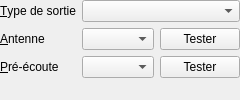
<?xml version="1.0" encoding="UTF-8"?>
<ui version="4.0">
 <class>CartesSon</class>
 <widget class="QWidget" name="CartesSon">
  <layout class="QFormLayout" name="formulaire">
   <property name="leftMargin">
    <number>0</number>
   </property>
   <property name="topMargin">
    <number>0</number>
   </property>
   <property name="rightMargin">
    <number>0</number>
   </property>
   <property name="bottomMargin">
    <number>0</number>
   </property>
   <item row="0" column="0">
    <widget class="QLabel" name="etiquette_sortie">
     <property name="text">
      <string>&amp;Type de sortie</string>
     </property>
     <property name="buddy">
      <cstring>sortie</cstring>
     </property>
    </widget>
   </item>
   <item row="0" column="1">
    <widget class="QComboBox" name="sortie">
     <property name="toolTip">
      <string>Le serveur audio par lequel passent l'antenne et la pré-écoute</string>
     </property>
    </widget>
   </item>
   <item row="1" column="0">
    <widget class="QLabel" name="etiquette_antenne">
     <property name="text">
      <string>&amp;Antenne</string>
     </property>
     <property name="buddy">
      <cstring>antenne</cstring>
     </property>
    </widget>
   </item>
   <item row="1" column="1">
    <layout class="QHBoxLayout" name="ligne_antenne">
     <item>
      <widget class="QComboBox" name="antenne">
       <property name="sizePolicy">
        <sizepolicy hsizetype="Expanding" vsizetype="Fixed">
         <horstretch>0</horstretch>
         <verstretch>0</verstretch>
        </sizepolicy>
       </property>
       <property name="toolTip">
        <string>La carte son sur laquelle Machin player diffuse l'antenne</string>
       </property>
      </widget>
     </item>
     <item>
      <widget class="QPushButton" name="tester_antenne">
       <property name="text">
        <string>Tester</string>
       </property>
      </widget>
     </item>
    </layout>
   </item>
   <item row="2" column="0">
    <widget class="QLabel" name="etiquette_preecoute">
     <property name="text">
      <string>&amp;Pré-écoute</string>
     </property>
     <property name="buddy">
      <cstring>preecoute</cstring>
     </property>
    </widget>
   </item>
   <item row="2" column="1">
    <layout class="QHBoxLayout" name="ligne_preecoute">
     <item>
      <widget class="QComboBox" name="preecoute">
       <property name="sizePolicy">
        <sizepolicy hsizetype="Expanding" vsizetype="Fixed">
         <horstretch>0</horstretch>
         <verstretch>0</verstretch>
        </sizepolicy>
       </property>
       <property name="toolTip">
        <string>La carte son de la pré-écoute de l'interface, jamais celle de l'antenne</string>
       </property>
      </widget>
     </item>
     <item>
      <widget class="QPushButton" name="tester_preecoute">
       <property name="text">
        <string>Tester</string>
       </property>
      </widget>
     </item>
    </layout>
   </item>
   <item row="3" column="0" colspan="2">
    <widget class="QLabel" name="essai">
     <property name="wordWrap">
      <bool>true</bool>
     </property>
    </widget>
   </item>
  </layout>
 </widget>
 <resources/>
 <connections/>
</ui>
